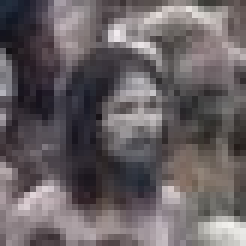
%> input picture Assignment1_201501090/shyam.jpg, 41 x 41 px (shown 6 times larger)
$ octave q6.m   (GNU Octave 9; MATLAB toolbox functions it lacks are replaced by stand-ins)
%> lines starting %> are read from the running program, lines starting %| are printed output that depends on the picture
face = rgb2gray(imread('shyam.jpg'));
%> face: size 41x41 uint8; min 18, max 241, mean 99.3
mela = rgb2gray(imread('kumbhmela.jpg'));
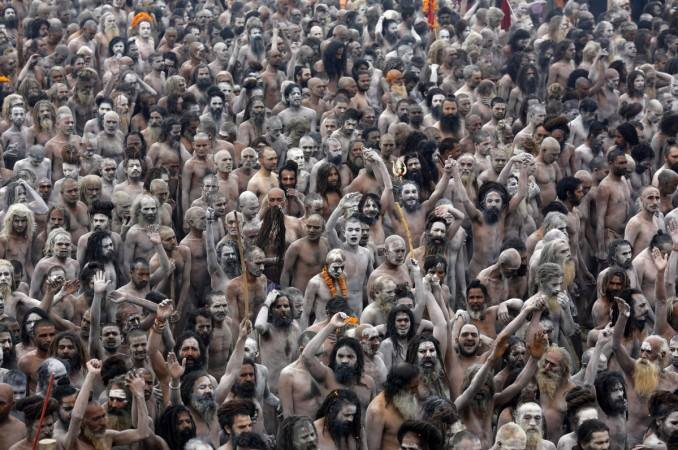
%> input picture Assignment1_201501090/kumbhmela.jpg, 678 x 450 px
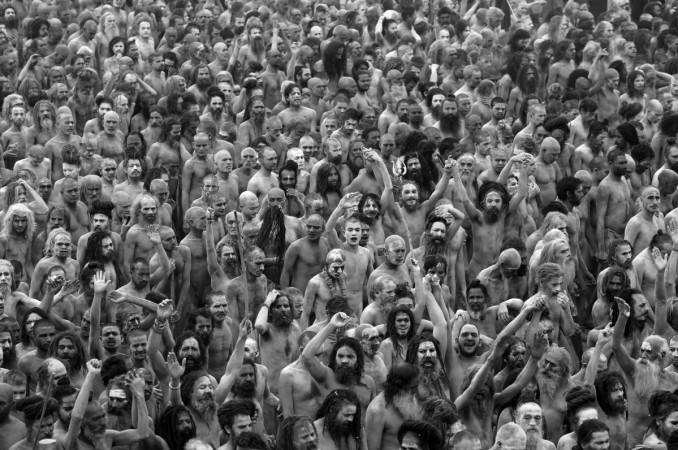
%> mela: size 450x678 uint8; min 0, max 255, mean 95.7
c = normxcorr2(face, mela);
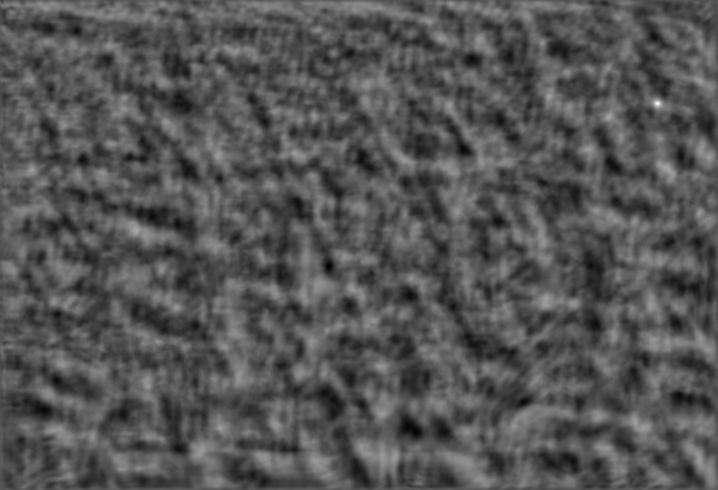
%> c: size 490x718 double; min -0.487, max 0.987, mean 0.00182; drawn with min black and max white
[ypeak, xpeak] = find(c==max(c(:)));
%> ypeak = 104; xpeak = 658
yoffSet = ypeak-size(face,1);
%> yoffSet = 63
xoffSet = xpeak-size(face,2);
%> xoffSet = 617
hFig = figure;
hAx  = axes;
imshow(mela,'Parent', hAx);
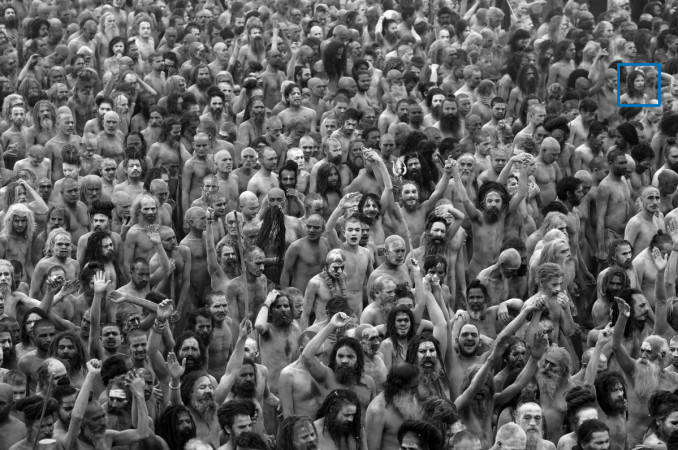
%> figure redrawn from the program's plot data
imrect(hAx, [xoffSet+1, yoffSet+1, size(face,2), size(face,1)]);
